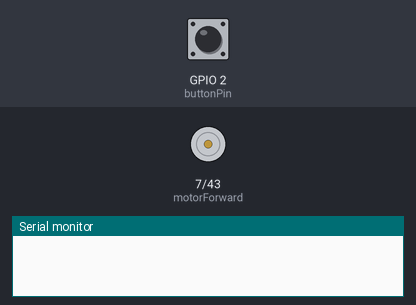
Bench run of a sketch on a simulated ESP32. Shown: motor-driver pin pairs drawn as motors (green arrow = first pin HIGH = forward, orange = second pin HIGH = backward, longer = more drive), the last lines printed to the serial monitor. The test bench sets the inputs (shaded band); at power-on: GPIO 2 (buttonPin) HIGH.

Above: at 1.2 s.
1.3 s: GPIO 2 (buttonPin) pulled LOW for 0.15 s
At 2.5 s:
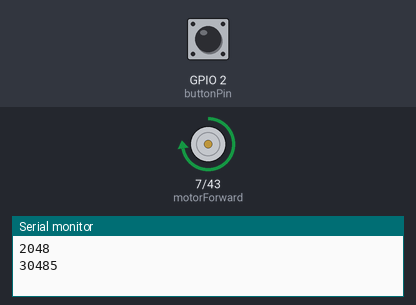
At 34.9 s:
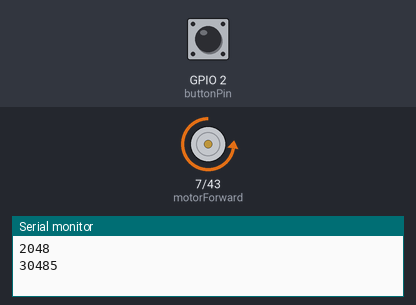
Timing chart, 0 to 35.2 s (numbered marks = the images above; inputs shaded):
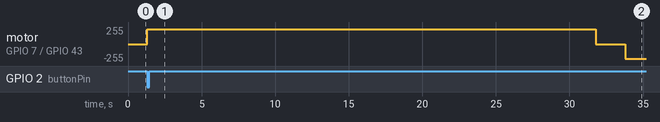

The sketch:

Timer.ino
```cpp
int potPin = A0;

int motorForward = D8;
int motorReverse = D6;

int buttonPin = D1;

bool running = false;
bool resetting = false;

bool lastButtonState = HIGH;

int potVal;
int timerVal;

int motorSpeed = 225;
int reverseSpeed = 225;

unsigned long startTime;
unsigned long resetTime = 0;

unsigned long forwardTime;
unsigned long reverseTime;

const int freq = 5000;
const int resolution = 8;

void setup() {

  Serial.begin(9600);

  pinMode(potPin, INPUT);
  pinMode(buttonPin, INPUT_PULLUP);

  pinMode(motorForward, OUTPUT);
  pinMode(motorReverse, OUTPUT);

  ledcAttach(motorForward, freq, resolution);
  ledcAttach(motorReverse, freq, resolution);

}


void loop() {

  int buttonState = digitalRead(buttonPin);


  // Button press starts a new cycle
  if (!running && !resetting && lastButtonState == HIGH && buttonState == LOW) {

    running = true;

    startTime = millis();

    potVal = analogRead(potPin);

    Serial.println(potVal);

    // Potentiometer sets timer: 1 second -> 60 seconds
    timerVal = map(potVal, 3, 4095, 1000, 60000);

    Serial.println(timerVal);

  }


  // -------------------------
  // Forward running phase
  // -------------------------

  if (running) {

    if (millis() - startTime < timerVal) {

      ledcWrite(motorForward, motorSpeed);
      ledcWrite(motorReverse, 0);

    }

    else {

      // Stop motor
      ledcWrite(motorForward, 0);
      ledcWrite(motorReverse, 0);


      // Record how long it moved forward
      forwardTime = millis() - startTime;


      // Calculate reverse time needed for same revolutions
      reverseTime = forwardTime * motorSpeed / reverseSpeed;


      running = false;

      resetting = true;

      resetTime = millis();

    }
  }

  if (resetting) {

    if (millis() - resetTime < 2000) {

      ledcWrite(motorForward, 0);
      ledcWrite(motorReverse, 0);

    }

    else if (millis() - resetTime < 2000 + reverseTime) {

      ledcWrite(motorForward, 0);
      ledcWrite(motorReverse, reverseSpeed);

    }

    else {

      ledcWrite(motorForward, 0);
      ledcWrite(motorReverse, 0);

      resetting = false;

    }

  }

  lastButtonState = buttonState;

}
```

Measured:
- after the input at 1.3 s, motor on GPIO 7 (motorForward) / GPIO 43 (motorReverse): stopped → forward 224/255 at once, → stopped 30.5 s later, → backward 224/255 2.0 s later
